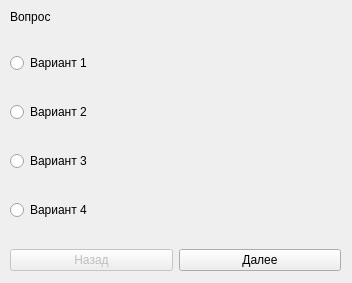
<?xml version="1.0" encoding="UTF-8"?>
<ui version="4.0">
 <class>test_window</class>
 <widget class="QDialog" name="test_window">
  <property name="geometry">
   <rect>
    <x>0</x>
    <y>0</y>
    <width>352</width>
    <height>283</height>
   </rect>
  </property>
  <property name="windowTitle">
   <string>Тест</string>
  </property>
  <widget class="QWidget" name="layoutWidget">
   <property name="geometry">
    <rect>
     <x>10</x>
     <y>10</y>
     <width>331</width>
     <height>261</height>
    </rect>
   </property>
   <layout class="QVBoxLayout" name="verticalLayout_2">
    <item>
     <layout class="QVBoxLayout" name="verticalLayout">
      <item>
       <widget class="QLabel" name="label">
        <property name="text">
         <string>Вопрос</string>
        </property>
       </widget>
      </item>
      <item>
       <spacer name="verticalSpacer_5">
        <property name="orientation">
         <enum>Qt::Vertical</enum>
        </property>
        <property name="sizeHint" stdset="0">
         <size>
          <width>20</width>
          <height>40</height>
         </size>
        </property>
       </spacer>
      </item>
      <item>
       <widget class="QRadioButton" name="radioButton_1">
        <property name="text">
         <string>Вариант 1</string>
        </property>
        <property name="checkable">
         <bool>true</bool>
        </property>
        <property name="checked">
         <bool>false</bool>
        </property>
        <property name="autoRepeat">
         <bool>false</bool>
        </property>
        <property name="autoExclusive">
         <bool>true</bool>
        </property>
       </widget>
      </item>
      <item>
       <spacer name="verticalSpacer_3">
        <property name="orientation">
         <enum>Qt::Vertical</enum>
        </property>
        <property name="sizeHint" stdset="0">
         <size>
          <width>20</width>
          <height>40</height>
         </size>
        </property>
       </spacer>
      </item>
      <item>
       <widget class="QRadioButton" name="radioButton_2">
        <property name="text">
         <string>Вариант 2</string>
        </property>
       </widget>
      </item>
      <item>
       <spacer name="verticalSpacer_2">
        <property name="orientation">
         <enum>Qt::Vertical</enum>
        </property>
        <property name="sizeHint" stdset="0">
         <size>
          <width>20</width>
          <height>40</height>
         </size>
        </property>
       </spacer>
      </item>
      <item>
       <widget class="QRadioButton" name="radioButton_3">
        <property name="text">
         <string>Вариант 3</string>
        </property>
       </widget>
      </item>
      <item>
       <spacer name="verticalSpacer">
        <property name="orientation">
         <enum>Qt::Vertical</enum>
        </property>
        <property name="sizeHint" stdset="0">
         <size>
          <width>20</width>
          <height>40</height>
         </size>
        </property>
       </spacer>
      </item>
      <item>
       <widget class="QRadioButton" name="radioButton_4">
        <property name="text">
         <string>Вариант 4</string>
        </property>
       </widget>
      </item>
      <item>
       <spacer name="verticalSpacer_4">
        <property name="orientation">
         <enum>Qt::Vertical</enum>
        </property>
        <property name="sizeHint" stdset="0">
         <size>
          <width>20</width>
          <height>40</height>
         </size>
        </property>
       </spacer>
      </item>
     </layout>
    </item>
    <item>
     <layout class="QHBoxLayout" name="horizontalLayout">
      <item>
       <widget class="QPushButton" name="pushButton_prev">
        <property name="enabled">
         <bool>false</bool>
        </property>
        <property name="text">
         <string>Назад</string>
        </property>
        <property name="autoDefault">
         <bool>false</bool>
        </property>
       </widget>
      </item>
      <item>
       <widget class="QPushButton" name="pushButton_next">
        <property name="text">
         <string>Далее</string>
        </property>
        <property name="autoDefault">
         <bool>false</bool>
        </property>
        <property name="flat">
         <bool>false</bool>
        </property>
       </widget>
      </item>
     </layout>
    </item>
   </layout>
  </widget>
 </widget>
 <resources/>
 <connections/>
</ui>
